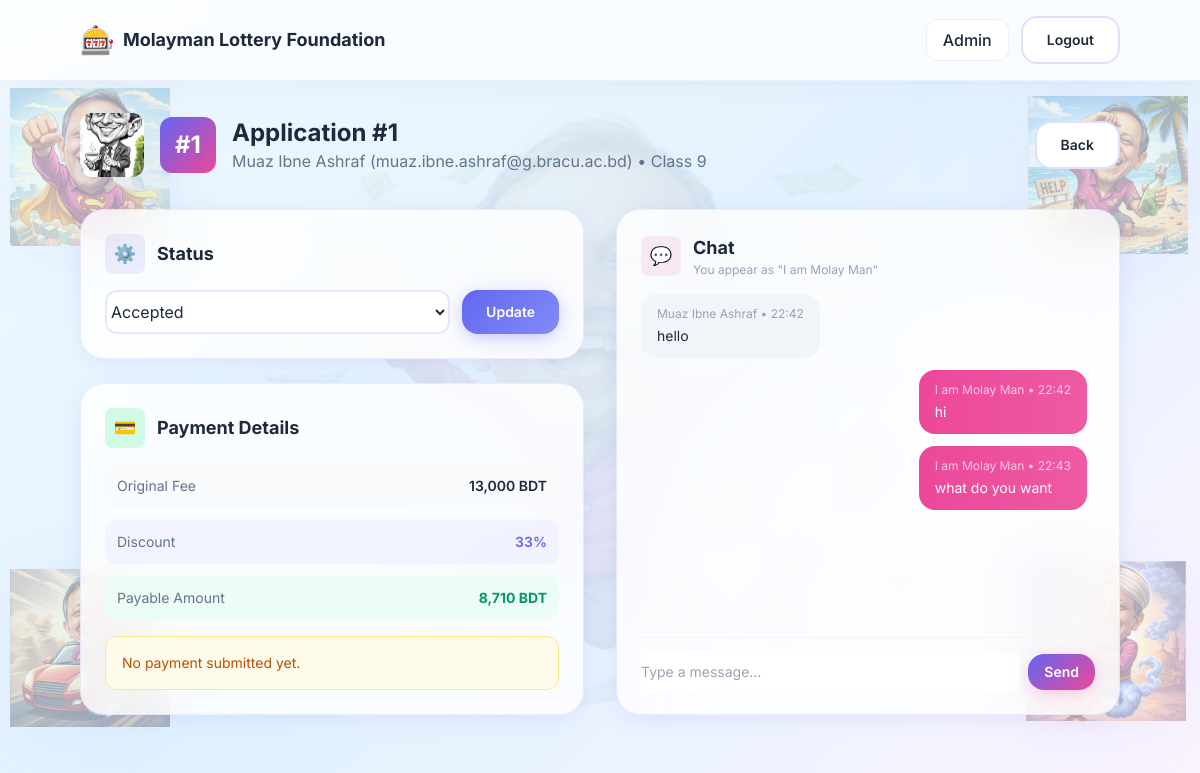
Page /admin/applications/1 (signed in) on the committed database.
### app/models.py (models this page shows, shortened)
class Application(db.Model):
    id = db.Column(db.Integer, primary_key=True)
    user_id = db.Column(db.Integer, db.ForeignKey("user.id"), nullable=False)
    class_fee_id = db.Column(db.Integer, db.ForeignKey("class_fee.id"), nullable=False)
    status = db.Column(db.String(20), default="pending", nullable=False)  # pending/accepted/rejected
    payment_method = db.Column(db.String(20), nullable=True)  # bkash/bank
    payment_reference = db.Column(db.String(120), nullable=True)
    payment_proof_filename = db.Column(db.String(255), nullable=True)
    paid_at = db.Column(db.DateTime, nullable=True)
    spin_discount_pct = db.Column(db.Integer, default=0, nullable=False)  # 0..30
    games_discount_pct = db.Column(db.Integer, default=0, nullable=False)  # 0..70
    bonus_discount_pct = db.Column(db.Integer, default=0, nullable=False)  # weekly challenge bonus
    bonus_week_key = db.Column(db.String(12), nullable=True)  # e.g. "2026-W06"
    created_at = db.Column(db.DateTime, default=datetime.utcnow, nullable=False)
    user = db.relationship("User", back_populates="applications")
    class_fee = db.relationship("ClassFee")
    @property
    def total_discount_pct(self) -> int:
        return min(
            70,
            int(self.spin_discount_pct or 0)
            + int(self.games_discount_pct or 0)
            + int(self.bonus_discount_pct or 0),
        )
    @property
    def fee_amount(self) -> int:
        return int(self.class_fee.amount_bdt)
    @property
    def discounted_amount(self) -> int:
        return int(round(self.fee_amount * (1 - (self.total_discount_pct / 100.0))))

class User(db.Model, UserMixin):
    id = db.Column(db.Integer, primary_key=True)
    email = db.Column(db.String(255), unique=True, nullable=False, index=True)
    name = db.Column(db.String(120), nullable=False)
    password_hash = db.Column(db.String(255), nullable=True)
    is_admin = db.Column(db.Boolean, default=False, nullable=False)
    email_verified_at = db.Column(db.DateTime, nullable=True)
    created_at = db.Column(db.DateTime, default=datetime.utcnow, nullable=False)
    applications = db.relationship("Application", back_populates="user", cascade="all, delete-orphan")

class ClassFee(db.Model):
    id = db.Column(db.Integer, primary_key=True)
    class_name = db.Column(db.String(20), unique=True, nullable=False)  # e.g., "Class 6"
    amount_bdt = db.Column(db.Integer, nullable=False)
    updated_at = db.Column(db.DateTime, default=datetime.utcnow, nullable=False)

class ChatMessage(db.Model):
    id = db.Column(db.Integer, primary_key=True)
    application_id = db.Column(db.Integer, db.ForeignKey("application.id"), nullable=False, index=True)
    sender_role = db.Column(db.String(20), nullable=False)  # client/admin
    sender_name = db.Column(db.String(120), nullable=False)
    message = db.Column(db.Text, nullable=False)
    created_at = db.Column(db.DateTime, default=datetime.utcnow, nullable=False)
    application = db.relationship("Application")

### app/admin/routes.py (the view)
@bp.get("/applications/<int:app_id>")
@login_required
def application(app_id: int):
    r = _require_admin()
    if r:
        return r
    app_row = db.session.get(Application, app_id)
    if not app_row:
        flash("Application not found.", "error")
        return redirect(url_for("admin.dashboard"))
    user = db.session.get(User, app_row.user_id)
    messages = ChatMessage.query.filter_by(application_id=app_row.id).order_by(ChatMessage.created_at.asc()).all()
    return render_template("admin/application.html", app=app_row, user=user, messages=messages)

### app/admin/routes.py (called while the page is built)
def _require_admin():
    if not current_user.is_admin:
        flash("Admin access required.", "error")
        return redirect(url_for("client.dashboard"))
    return None

### app/models.py (called while the page is built)
@login_manager.user_loader
def load_user(user_id: str):
    return db.session.get(User, int(user_id))

### app/templates/admin/application.html (shortened to what this page needs)
{% extends 'base.html' %}
{% block content %}
  <div class="py-8 w-full px-8 sm:px-12 lg:px-20 xl:px-32">
    <div class="flex items-center justify-between gap-4 mb-8 fade-in">
      <div class="flex items-center gap-4">
        <img
          src="{{ url_for('static', filename='images/caricatures/admin.png') }}"
          alt="Admin"
          class="w-16 h-16 rounded-xl object-cover caricature"
          onerror="this.style.display='none'; this.nextElementSibling.style.display='flex';"
        />
        <div class="w-14 h-14 rounded-xl bg-gradient-to-br from-primary to-secondary flex items-center justify-center text-white text-2xl font-bold">#{{ app.id }}</div>
        <div>
          <h2 class="text-2xl font-bold text-slate-800">Application #{{ app.id }}</h2>
          <p class="text-slate-500">{{ user.name }} ({{ user.email }}) • {{ app.class_fee.class_name }}</p>
        </div>
      </div>
      <a class="btn btn-secondary text-sm" href="{{ url_for('admin.dashboard') }}">Back</a>
    </div>
    <div class="grid lg:grid-cols-2 gap-8">
      <div class="space-y-6">
        <div class="card rounded-3xl p-6 fade-in stagger-1">
          <div class="flex items-center gap-3 mb-4">
            <div class="w-10 h-10 rounded-lg bg-primary/10 flex items-center justify-center text-primary text-lg">⚙️</div>
            <h3 class="font-bold text-lg text-slate-800">Status</h3>
          </div>
          <form method="post" action="{{ url_for('admin.set_application_status', app_id=app.id) }}" class="flex gap-3">
            <select name="status" class="flex-1" aria-label="Application status" title="Application status">
              <option value="accepted" {% if app.status=='accepted' %}selected{% endif %}>Accepted</option>
            </select>
            <button type="submit" class="btn btn-primary text-sm">Update</button>
          </form>
        </div>
        <div class="card rounded-3xl p-6 fade-in stagger-2">
          <div class="flex items-center gap-3 mb-4">
            <div class="w-10 h-10 rounded-lg bg-emerald-100 flex items-center justify-center text-emerald-600 text-lg">💳</div>
            <h3 class="font-bold text-lg text-slate-800">Payment Details</h3>
          </div>
          <div class="space-y-3 text-sm">
            <div class="flex justify-between p-3 rounded-xl bg-slate-50">
              <span class="text-slate-500">Original Fee</span>
              <span class="font-semibold text-slate-800">{{ app.fee_amount|bdt }}</span>
            </div>
            <div class="flex justify-between p-3 rounded-xl bg-primary/5">
              <span class="text-slate-500">Discount</span>
              <span class="font-semibold text-primary">{{ app.total_discount_pct }}%</span>
            </div>
            <div class="flex justify-between p-3 rounded-xl bg-emerald-50">
              <span class="text-slate-500">Payable Amount</span>
              <span class="font-bold text-emerald-600">{{ app.discounted_amount|bdt }}</span>
            </div>
          </div>
          {% if app.payment_method %}
            <div class="mt-4 p-4 rounded-xl bg-green-50 border border-green-200">
              <div class="text-sm text-green-800">
                <strong>Payment Received</strong><br>
                Method: {{ app.payment_method }}<br>
                Reference: {{ app.payment_reference }}<br>
                Date: {{ app.paid_at }}
                {% if app.payment_proof_filename %}<br>Proof: {{ app.payment_proof_filename }}{% endif %}
              </div>
            </div>
          {% else %}
            <div class="mt-4 p-4 rounded-xl bg-amber-50 border border-amber-200">
              <p class="text-sm text-amber-700">No payment submitted yet.</p>
            </div>
          {% endif %}
        </div>
      </div>
      <div class="card rounded-3xl p-6 fade-in stagger-3 flex flex-col max-h-[600px]">
        <div class="flex items-center gap-3 mb-4">
          <div class="w-10 h-10 rounded-lg bg-secondary/10 flex items-center justify-center text-secondary text-lg">💬</div>
          <div>
            <h3 class="font-bold text-lg text-slate-800">Chat</h3>
            <p class="text-xs text-slate-400">You appear as "I am Molay Man"</p>
          </div>
        </div>
        <div class="flex-1 space-y-3 overflow-auto pr-2 mb-4">
          {% for m in messages %}
            <div class="{% if m.sender_role=='admin' %}flex justify-end{% else %}flex justify-start{% endif %}">
              <div class="max-w-[80%] {% if m.sender_role=='admin' %}bg-gradient-to-r from-secondary to-secondary/90 text-white{% else %}bg-slate-100 text-slate-800{% endif %} rounded-2xl px-4 py-3">
                <div class="text-xs {% if m.sender_role=='admin' %}text-white/70{% else %}text-slate-400{% endif %} mb-1">{{ m.sender_name }} • {{ m.created_at.strftime('%H:%M') }}</div>
                <div class="whitespace-pre-wrap text-sm">{{ m.message }}</div>
              </div>
            </div>
          {% else %}
            <div class="text-center py-8 text-slate-400 text-sm">No messages yet.</div>
          {% endfor %}
        </div>
        <form method="post" action="{{ url_for('admin.chat_send', app_id=app.id) }}" class="flex gap-2 pt-4 border-t border-slate-100">
          <input name="message" class="flex-1 text-sm" placeholder="Type a message…" required />
          <button type="submit" class="btn btn-gradient text-sm py-2 px-4">Send</button>
        </form>
      </div>
    </div>
  </div>
{% endblock %}

### app/static/css/styles.css (style rules this page uses)
:root { --primary: #6366f1; --primary-light: #818cf8; --secondary: #ec4899; --accent: #f59e0b; --success: #10b981; --bg-gradient: linear-gradient(135deg, #f0f9ff 0%, #e0f2fe 50%, #fdf4ff 100%); --card-bg: rgba(255, 255, 255, 0.8); --card-border: rgba(99, 102, 241, 0.1); --text-primary: #1e293b; --text-secondary: #64748b; --shadow-soft: 0 4px 24px -4px rgba(99, 102, 241, 0.15); --shadow-hover: 0 12px 40px -8px rgba(99, 102, 241, 0.25); }
* { box-sizing: border-box; margin: 0; padding: 0; }
html { height: 100%; min-height: 100vh; width: 100%; }
body { height: 100%; min-height: 100vh; width: 100%; margin: 0; padding: 0; overflow-x: hidden; background: var(--bg-gradient); background-attachment: fixed; background-size: cover; color: var(--text-primary); font-family: 'Inter', system-ui, -apple-system, sans-serif; }
.card { background: var(--card-bg); border: 1px solid var(--card-border); border-radius: 24px; -webkit-backdrop-filter: blur(20px); backdrop-filter: blur(20px); box-shadow: var(--shadow-soft); transition: all 0.3s ease; }
.fade-in { animation: fade-in 0.6s ease-out forwards; opacity: 0; }
.stagger-1 { animation-delay: 0.1s; }
.stagger-2 { animation-delay: 0.2s; }
.stagger-3 { animation-delay: 0.3s; }
.btn { display: inline-flex; align-items: center; justify-content: center; gap: 8px; padding: 12px 24px; border-radius: 16px; font-weight: 600; cursor: pointer; transition: all 0.2s ease; border: none; text-decoration: none; }
.btn-primary { background: linear-gradient(135deg, var(--primary), var(--primary-light)); color: white; box-shadow: 0 4px 20px -4px rgba(99, 102, 241, 0.5); }
.btn-secondary { background: white; color: var(--text-primary); border: 2px solid rgba(99, 102, 241, 0.2); }
.btn-gradient { background: linear-gradient(135deg, var(--primary), var(--secondary)); color: white; box-shadow: 0 4px 20px -4px rgba(236, 72, 153, 0.4); }
.caricature { filter: drop-shadow(0 10px 30px rgba(99, 102, 241, 0.2)); transition: all 0.3s ease; }
input[type="text"], input[type="number"], input[type="email"], input[type="password"], input[type="file"], textarea, select { background: white; border: 2px solid rgba(99, 102, 241, 0.15); border-radius: 12px; padding: 12px 16px; font-size: 16px; color: var(--text-primary); transition: all 0.2s ease; width: 100%; }
.full-page { min-height: 100vh; min-height: 100dvh; width: 100%; display: flex; flex-direction: column; position: relative; }

### rows in the picture
Application: id "1", status "Accepted", total_discount_pct "33"
User: name "Muaz Ibne Ashraf", email "muaz.ibne.ashraf@g.bracu.ac.bd"
ClassFee: class_fee.class_name "Class 9", fee_amount|bdt "13,000 BDT", discounted_amount|bdt "8,710 BDT"
ChatMessage: sender_name "Muaz Ibne Ashraf", created_at "22:42", message "hello"
ChatMessage: sender_name "I am Molay Man", created_at "22:42", message "hi"
ChatMessage: sender_name "I am Molay Man", created_at "22:43", message "what do you want"
